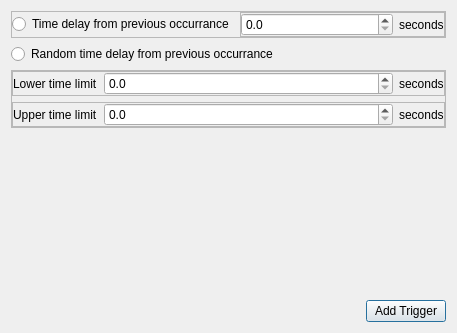
<?xml version="1.0" encoding="UTF-8"?>
<ui version="4.0">
 <class>Dialog</class>
 <widget class="QDialog" name="Dialog">
  <property name="geometry">
   <rect>
    <x>0</x>
    <y>0</y>
    <width>457</width>
    <height>333</height>
   </rect>
  </property>
  <property name="windowTitle">
   <string>Dialog</string>
  </property>
  <layout class="QVBoxLayout" name="verticalLayout">
   <item>
    <widget class="QFrame" name="frame_10">
     <property name="frameShape">
      <enum>QFrame::Shape::StyledPanel</enum>
     </property>
     <property name="frameShadow">
      <enum>QFrame::Shadow::Raised</enum>
     </property>
     <layout class="QHBoxLayout" name="horizontalLayout_2" stretch="0,5">
      <property name="leftMargin">
       <number>0</number>
      </property>
      <property name="topMargin">
       <number>0</number>
      </property>
      <property name="rightMargin">
       <number>0</number>
      </property>
      <property name="bottomMargin">
       <number>0</number>
      </property>
      <item>
       <widget class="QRadioButton" name="radioButton">
        <property name="text">
         <string>Time delay from previous occurrance</string>
        </property>
       </widget>
      </item>
      <item>
       <widget class="QFrame" name="frame">
        <property name="sizePolicy">
         <sizepolicy hsizetype="Expanding" vsizetype="Fixed">
          <horstretch>0</horstretch>
          <verstretch>0</verstretch>
         </sizepolicy>
        </property>
        <property name="frameShape">
         <enum>QFrame::Shape::StyledPanel</enum>
        </property>
        <property name="frameShadow">
         <enum>QFrame::Shadow::Raised</enum>
        </property>
        <layout class="QHBoxLayout" name="horizontalLayout" stretch="6,0">
         <property name="leftMargin">
          <number>0</number>
         </property>
         <property name="topMargin">
          <number>0</number>
         </property>
         <property name="rightMargin">
          <number>0</number>
         </property>
         <property name="bottomMargin">
          <number>0</number>
         </property>
         <item>
          <widget class="QDoubleSpinBox" name="doubleSpinBox">
           <property name="decimals">
            <number>1</number>
           </property>
          </widget>
         </item>
         <item>
          <widget class="QLabel" name="label_11">
           <property name="text">
            <string>seconds</string>
           </property>
          </widget>
         </item>
        </layout>
       </widget>
      </item>
     </layout>
    </widget>
   </item>
   <item>
    <widget class="QRadioButton" name="radioButton_3">
     <property name="text">
      <string>Random time delay from previous occurrance</string>
     </property>
    </widget>
   </item>
   <item>
    <widget class="QFrame" name="frame_2">
     <property name="sizePolicy">
      <sizepolicy hsizetype="Expanding" vsizetype="Fixed">
       <horstretch>0</horstretch>
       <verstretch>0</verstretch>
      </sizepolicy>
     </property>
     <property name="frameShape">
      <enum>QFrame::Shape::StyledPanel</enum>
     </property>
     <property name="frameShadow">
      <enum>QFrame::Shadow::Raised</enum>
     </property>
     <layout class="QVBoxLayout" name="verticalLayout_2">
      <property name="leftMargin">
       <number>0</number>
      </property>
      <property name="topMargin">
       <number>0</number>
      </property>
      <property name="rightMargin">
       <number>0</number>
      </property>
      <property name="bottomMargin">
       <number>0</number>
      </property>
      <item>
       <widget class="QFrame" name="frame_41">
        <property name="frameShape">
         <enum>QFrame::Shape::StyledPanel</enum>
        </property>
        <property name="frameShadow">
         <enum>QFrame::Shadow::Raised</enum>
        </property>
        <layout class="QHBoxLayout" name="horizontalLayout_56" stretch="0,10,0">
         <property name="leftMargin">
          <number>0</number>
         </property>
         <property name="topMargin">
          <number>0</number>
         </property>
         <property name="rightMargin">
          <number>0</number>
         </property>
         <property name="bottomMargin">
          <number>0</number>
         </property>
         <item>
          <widget class="QLabel" name="label_2">
           <property name="text">
            <string>Lower time limit</string>
           </property>
          </widget>
         </item>
         <item>
          <widget class="QDoubleSpinBox" name="doubleSpinBox_4">
           <property name="decimals">
            <number>1</number>
           </property>
          </widget>
         </item>
         <item>
          <widget class="QLabel" name="label_14">
           <property name="text">
            <string>seconds</string>
           </property>
          </widget>
         </item>
        </layout>
       </widget>
      </item>
      <item>
       <widget class="QFrame" name="frame_40">
        <property name="sizePolicy">
         <sizepolicy hsizetype="Expanding" vsizetype="Fixed">
          <horstretch>0</horstretch>
          <verstretch>0</verstretch>
         </sizepolicy>
        </property>
        <property name="frameShape">
         <enum>QFrame::Shape::StyledPanel</enum>
        </property>
        <property name="frameShadow">
         <enum>QFrame::Shadow::Raised</enum>
        </property>
        <layout class="QHBoxLayout" name="horizontalLayout_55" stretch="0,10,0">
         <property name="leftMargin">
          <number>0</number>
         </property>
         <property name="topMargin">
          <number>0</number>
         </property>
         <property name="rightMargin">
          <number>0</number>
         </property>
         <property name="bottomMargin">
          <number>0</number>
         </property>
         <item>
          <widget class="QLabel" name="label">
           <property name="text">
            <string>Upper time limit</string>
           </property>
          </widget>
         </item>
         <item>
          <widget class="QDoubleSpinBox" name="doubleSpinBox_3">
           <property name="decimals">
            <number>1</number>
           </property>
          </widget>
         </item>
         <item>
          <widget class="QLabel" name="label_13">
           <property name="text">
            <string>seconds</string>
           </property>
          </widget>
         </item>
        </layout>
       </widget>
      </item>
     </layout>
    </widget>
   </item>
   <item>
    <spacer name="verticalSpacer">
     <property name="orientation">
      <enum>Qt::Orientation::Vertical</enum>
     </property>
     <property name="sizeHint" stdset="0">
      <size>
       <width>20</width>
       <height>250</height>
      </size>
     </property>
    </spacer>
   </item>
   <item alignment="Qt::AlignmentFlag::AlignRight">
    <widget class="QPushButton" name="pushButton">
     <property name="text">
      <string>Add Trigger</string>
     </property>
    </widget>
   </item>
  </layout>
 </widget>
 <resources/>
 <connections/>
</ui>
